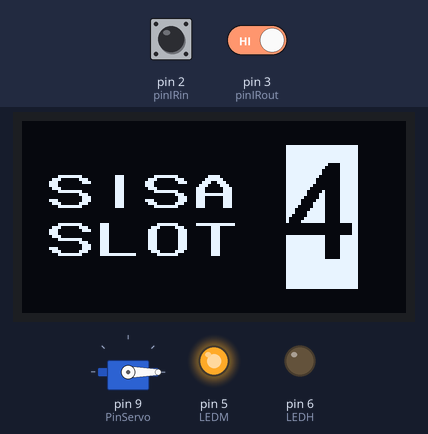
Recording of a sketch running on a simulated Arduino Uno, built with avr-gcc and run on an emulated ATmega328P. On the bench: 128×64 one-colour display, servo, output pins drawn as LEDs (lit = HIGH). The inputs (shaded band) are chosen by the test bench; at power-on: pin 2 (pinIRin) HIGH, pin 3 (pinIRout) HIGH.

Above: at 1.4 s.
1.5 s: pin 2 (pinIRin) driven LOW
At 2.7 s:
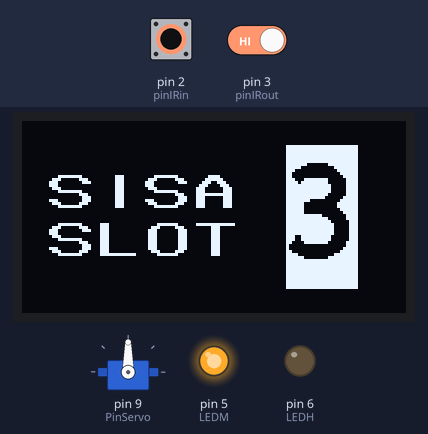
3.0 s: pin 3 (pinIRout) driven LOW
At 4.0 s:
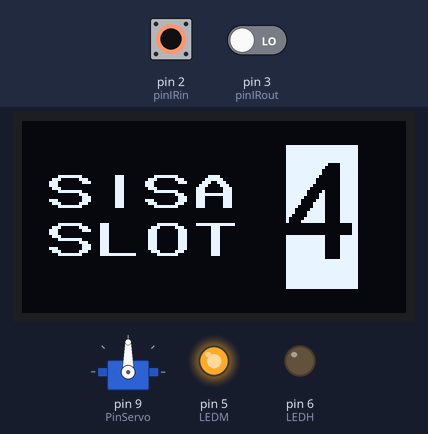
6.0 s: pin 2 (pinIRin) pulsed HIGH 5 times (0.12 s each, 0.3 s apart)
At 10.6 s:
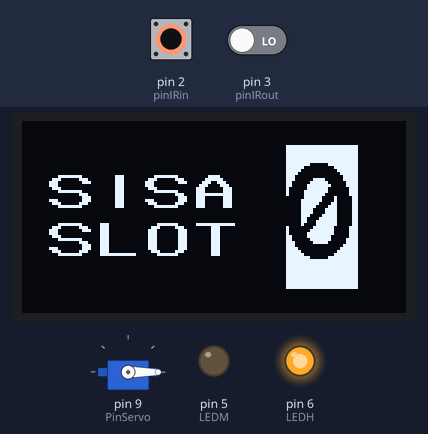
Timing chart, 0 to 12.1 s (numbered marks = the images above; inputs shaded):
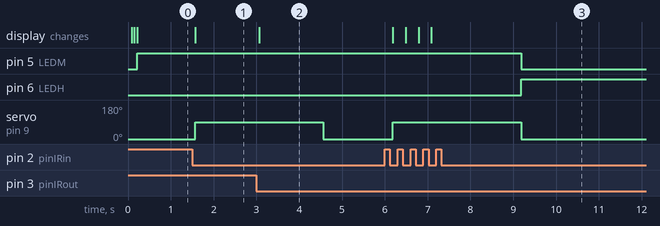

Measured:
- after the input at 1.5 s, servo on pin 9 (PinServo): 0° → 90° after 0.07 s; the display: changes after 0.07 s (image 1)
- after the input at 3.0 s, the display: changes after 0.07 s (image 2)
- after the input at 6.0 s, pin 5 (LEDM): HIGH → LOW after 3.2 s; pin 6 (LEDH): LOW → HIGH after 3.2 s; servo on pin 9 (PinServo): 0° → 90° after 0.19 s, → 0° 3.0 s later; the display: first changes after 0.19 s (image 3 shows a later state)

The sketch:

slot_parkir.ino
```cpp
/////////////////////////////////////////////////////////////////
//                   Dibuat Oleh : Mr. Sottong                 //
/////////////////////////////////////////////////////////////////


#include <Servo.h>    //Menambahkan Library Motor Servo
#include <U8x8lib.h>  //Menambahkan Library OLED

#define pinIRin 2     //PIN IR pintu masuk
#define pinIRout 3    //PIN IR pintu keluar
#define PinServo 9    //PIN Motor Servo
#define LEDM 5        //PIN LED Merah
#define LEDH 6        //PIN LED Hijau

#define tertutup 0    //palang pintu tertutup
#define terbuka 90    //palang pintu terbuka

U8X8_SSD1306_128X64_NONAME_SW_I2C u8x8(12, 11, U8X8_PIN_NONE);   // OLEDs without Reset of the Display
Servo myservo; //Class Servo

int counter = 4;
int lastState = 4;

void setup() {
  u8x8.begin();
  u8x8.setPowerSave(0);

  myservo.attach(PinServo); //
  myservo.write(0);

  pinMode(pinIRin, INPUT);
  pinMode(pinIRout, INPUT);
  pinMode(LEDM, OUTPUT);
  pinMode(LEDH, OUTPUT);
  Serial.begin (9600);

  u8x8.setFont(u8x8_font_px437wyse700b_2x2_r);
  u8x8.drawString(1, 2, "SISA");
  u8x8.setFont(u8x8_font_px437wyse700b_2x2_r);
  u8x8.drawString(1, 4, "SLOT");
  u8x8.inverse();
  u8x8.setFont(u8x8_font_inb33_3x6_n);
  u8x8.setCursor(11,1);
  u8x8.print("4");
  u8x8.noInverse();
  digitalWrite(LEDH, LOW);
  attachInterrupt(digitalPinToInterrupt(pinIRout), handleInterrupt, FALLING);
  attachInterrupt(digitalPinToInterrupt(pinIRin), handleInterrupt1, FALLING);
}

void loop() {
  if (counter == 0)
  {
    digitalWrite(LEDM, LOW);
    digitalWrite(LEDH, HIGH);
  }
  if (counter != 0){
    digitalWrite(LEDH, LOW);
    digitalWrite(LEDM, HIGH);
  }
  if (lastState > counter) {
    myservo.write(terbuka);
    delay(3000);
    myservo.write(tertutup);
    lastState = counter;
  }
  if (lastState < counter){
    lastState = counter;
  }

}

void handleInterrupt() {
  counter++;
  if(counter > 4){
    counter = 4;
  }

  u8x8.inverse();
  u8x8.setFont(u8x8_font_inb33_3x6_n);
  u8x8.setCursor(11,1);
  u8x8.print(counter);
}

void handleInterrupt1() {
  counter--;
  if(counter < 0){
    counter = 0;
  }

  u8x8.inverse();
  u8x8.setFont(u8x8_font_inb33_3x6_n);
  u8x8.setCursor(11,1);
  u8x8.print(counter);
}
```
